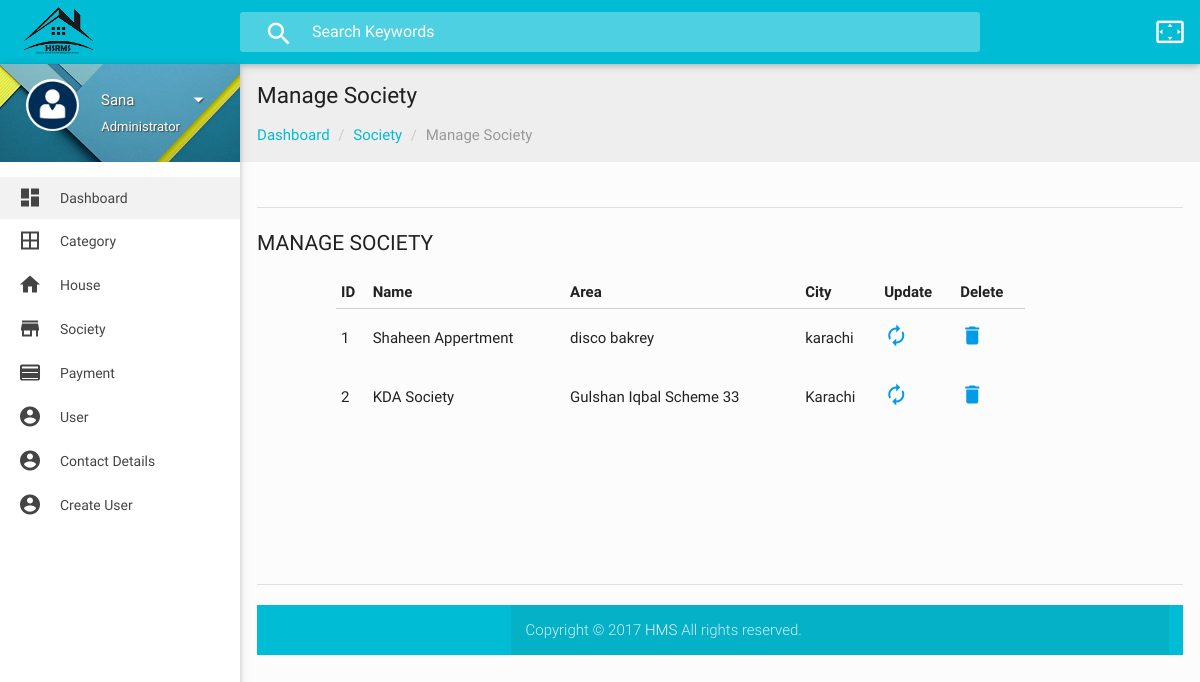
The app's page /layout02/layout02/manage_society_form.php (signed in) with its own data.
### tables this page shows
CREATE TABLE `society` (
  `id` int(11) NOT NULL,
  `sty_name` varchar(100) NOT NULL,
  `sty_area` varchar(100) NOT NULL,
  `sty_city` varchar(100) NOT NULL
);

### layout02/layout02/manage_society_form.php (the view, shortened to what this page needs)
<?php include "header.php";?>
<?php include "sidebar.php";?>
     <section id="content">
       <div id="breadcrumbs-wrapper" class=" grey lighten-3">
         <div class="container">
           <div class="row">
             <div class="col s12 m12 l12">
               <h5 class="breadcrumbs-title">Manage Society</h5>
               <ol class="breadcrumb">
                   <li><a href="dashboard.php">Dashboard</a></li>
                   <li><a href="#">Society</a></li>
                   <li class="active">Manage Society</li>
               </ol>
             </div>
           </div>
         </div>
       </div>
       <div class="container">
         <div class="section">
           <div class="divider"></div>
           <div id="table-datatables">
             <h4 class="header">Manage Society</h4>
             <div class="row">
               <div class="col s12 m8 l9 offset-l1">
                 <table id="data-table-simple" class="responsive-table display" cellspacing="0">
                   <thead>
                       <tr>
                           <th>ID</th>
                           <th>Name</th>
                           <th>Area</th>
                           <th>City</th>
                           <th>Update</th>
                           <th>Delete</th>
                       </tr>
                   </thead>
                      <?php
                           include "connection/connect.php";
                           $qry = "SELECT * FROM society";
                           $result = mysqli_query($conn,$qry);
                           $sno = 0;
                           while($row = mysqli_fetch_assoc($result)){?>
                   <tbody>
                       <tr>
                           <td><?php echo ++$sno;?></td>
                           <td><?php echo $row['sty_name']; ?></td>
                           <td><?php echo $row['sty_area'];?></td>
                           <td><?php echo $row['sty_city'];?></td>
                           <td><a href="edite_society_form.php?edt_sty=<?php echo $row['id'];?>"><i class="mdi-action-autorenew"></i></a></td>
                           <td><a href="delete_society.php?dlt_sty=<?php echo $row['id'];?>"><i class="mdi-action-delete"></i></a></td>
                       </tr>
                   </tbody>
                   <?php } ?>
                 </table>
               </div>
             </div>
           </div>
           <br><br><br><br><br><br><br>
           <div class="divider"></div>
   <?php include "footer.php"; ?>

### layout02/layout02/css/style.css (style rules this page uses)
body { background-color: #fcfcfc; }
.container { padding: 0 0.5rem; margin: 0 auto; max-width: 100% !important; width: 98%; }
#content .container .row { margin-bottom: 0; }
@media only screen and (min-width: 601px) { .container { width: 98%; } }
@media only screen and (min-width: 993px) { .container { width: 98%; } }
h4.header { font-size: 1.5rem; line-height: 2.508rem; margin: 1.14rem 0 0.912rem 0; }
h4.header { font-size: 1.4rem; font-weight: 400; text-transform: uppercase; }
.breadcrumb { padding: 0px; margin: 15px 0px; list-style: none; }
.breadcrumbs-title { font-size: 1.5rem; line-height: 1.804rem; margin: 18px 0px 0px 0px; }
.breadcrumb > li { display: inline-block; }
.breadcrumb a { color: #00bcd4; }
.breadcrumb .active { font-weight: normal; color: #999; }
.breadcrumb > li + li:before { padding: 0 5px; color: #ccc; content: "/\00a0"; }
#flotchart td, th { padding: 5px; }

### records on screen
society: sty_name "Shaheen Appertment", sty_area "disco bakrey", sty_city "karachi"
society: sty_name "KDA Society", sty_area "Gulshan Iqbal Scheme 33", sty_city "Karachi"

### other values on screen
$_SESSION['user_name'] "Sana"
